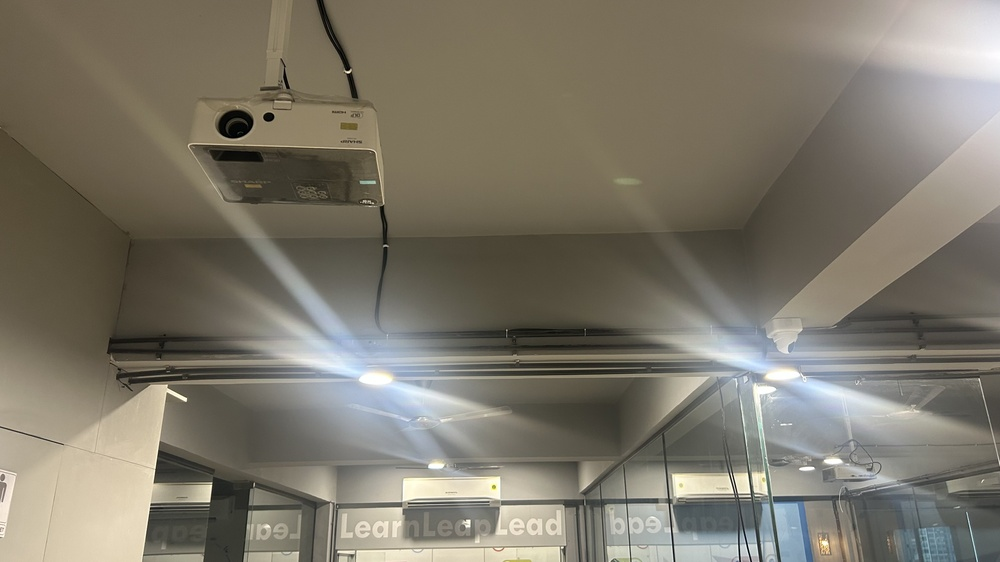
#> input picture img/IMG_8947.jpg, 1000 x 562 px, shrunk from 4032 x 2268 before the run
$ python -i stitcher.py   (imports and definitions only)
#> lines starting #> are read from the running program, lines starting #| are printed output that depends on the picture
import logging

import cv2
import numpy

from .combine import combine_images, compute_matches

DOC = """ImageStitcher class for combining all images together"""


class ImageStitcher:
    DOC = """ImageStitcher class for combining all images together"""

    def __init__(self, min_num: int = 10, lowe: float = 0.7, knn_clusters: int = 2):
        """constructor that initialises the SIFT class and Flann matcher"""
        self.min_num = min_num
        self.lowe = lowe
        self.knn_clusters = knn_clusters

        self.flann = cv2.FlannBasedMatcher({"algorithm": 0, "trees": 5}, {"checks": 50})
        self.sift = cv2.SIFT.create()

        self.result_image = None
        self.result_image_gray = None
        self.result_features = None

    def add_image(self, image: numpy.ndarray):
        """
        this adds a new image to the stitched image by
        running feature extraction and matching them
        """
        assert image.ndim == 3, "must be an image!"
        assert image.shape[-1] == 3, "must be BGR!"
        assert image.dtype == numpy.uint8, "must be a uint8"

        image_gray = cv2.cvtColor(image, cv2.COLOR_RGB2GRAY)

        if self.result_image is None:
            self.result_image = image
            self.result_image_gray = image_gray
            self.result_features = self.sift.detectAndCompute(
                self.result_image_gray, None
            )
            return

        image_features = self.sift.detectAndCompute(image_gray, None)

        matches_src, matches_dst, n_matches = compute_matches(
            self.result_features,
            image_features,
            matcher=self.flann,
            knn=self.knn_clusters,
            lowe=self.lowe,
        )

        if n_matches < self.min_num:
            logging.warning("too few correspondences to add image to stitched image")
            return

        logging.debug("computing homography between accumulated and new images")
        homography, _ = cv2.findHomography(matches_src, matches_dst, cv2.RANSAC, 5.0)

        logging.debug("stitching images together")
        self.result_image = combine_images(image, self.result_image, homography)
        self.result_image_gray = cv2.cvtColor(self.result_image, cv2.COLOR_RGB2GRAY)
        self.result_features = self.sift.detectAndCompute(self.result_image_gray, None)

    def image(self):
        """class for fetching the stitched image"""
        return self.result_image

>>> import cv2
>>> picture = cv2.cvtColor(cv2.imread('../img/IMG_8947.jpg'), cv2.COLOR_BGR2RGB)
>>> result = ImageStitcher().add_image(picture)
#> in add_image, `image_gray = cv2.cvtColor(image, cv2.COLOR_RGB2GRAY)`:
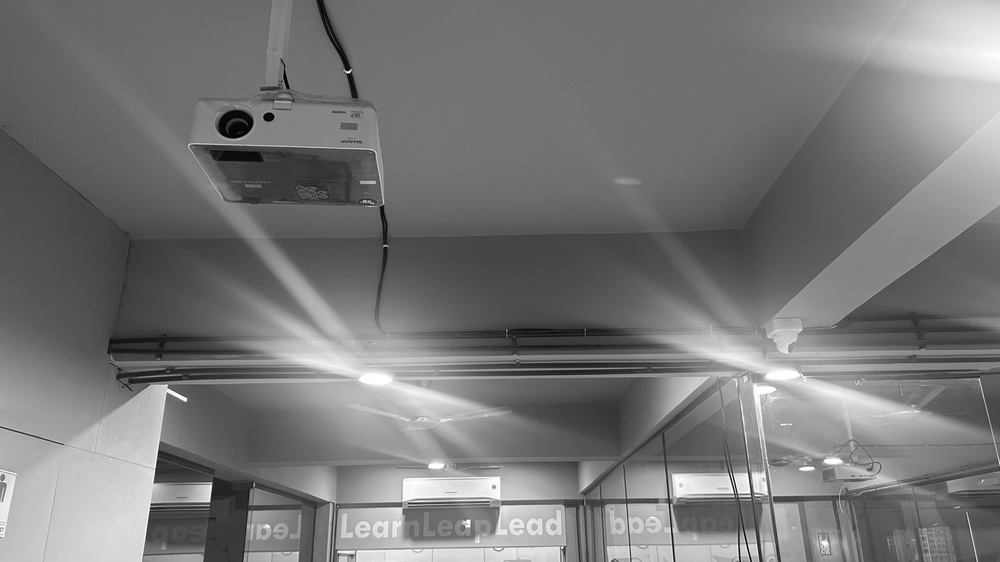
#> image_gray: shape (562, 1000); min 0, max 255, mean 119.3

$ run again, on img/IMG_8948.jpg
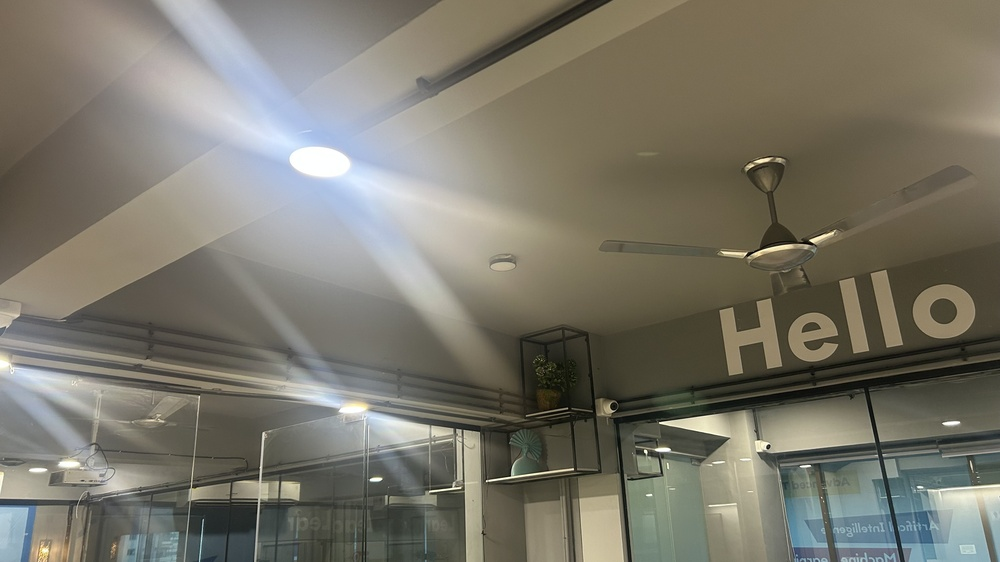
#> input picture img/IMG_8948.jpg, 1000 x 562 px, shrunk from 4032 x 2268 before the run
#> in add_image, `image_gray = cv2.cvtColor(image, cv2.COLOR_RGB2GRAY)`:
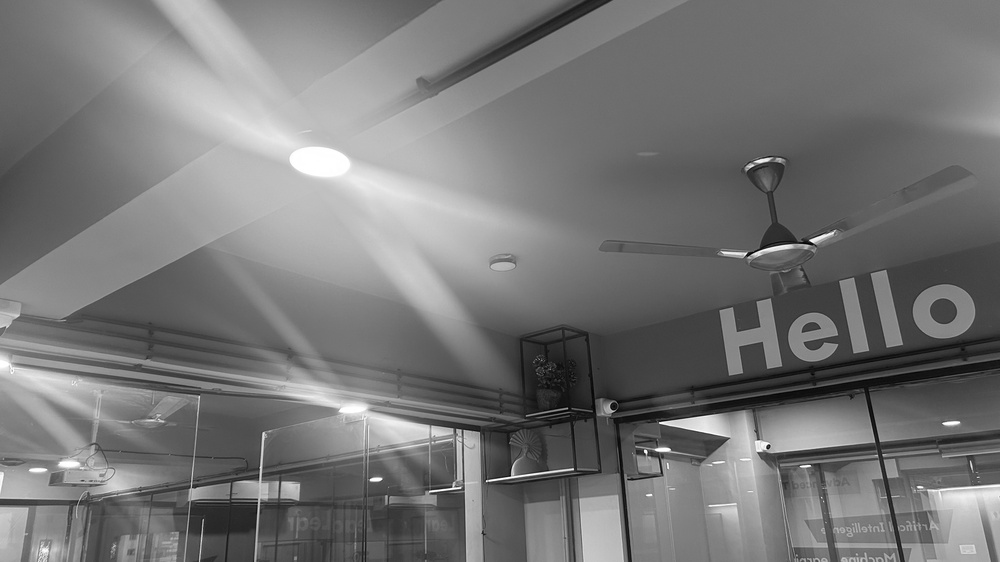
#> image_gray: shape (562, 1000); min 1, max 255, mean 118.2

$ run again, on img/IMG_8949.jpg
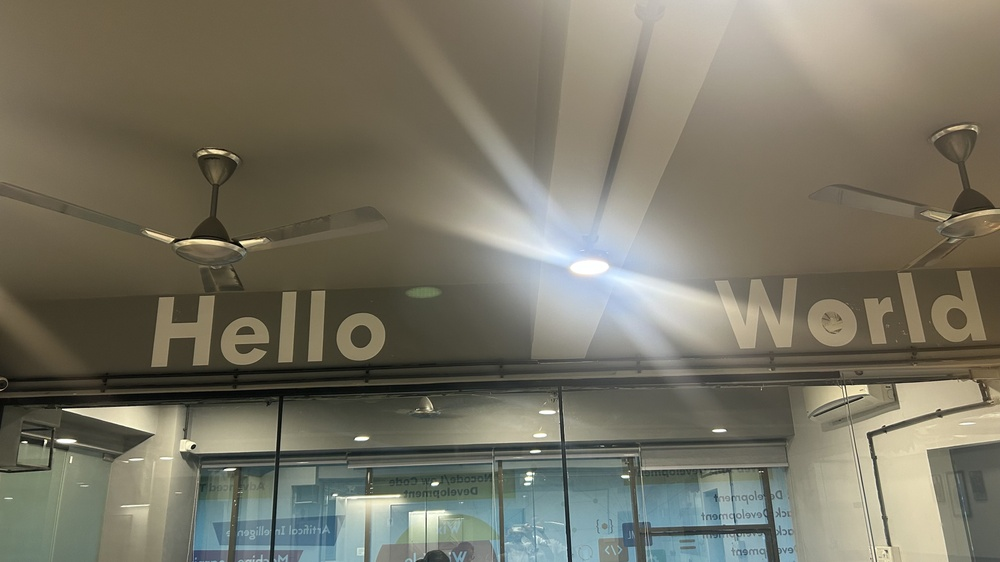
#> input picture img/IMG_8949.jpg, 1000 x 562 px, shrunk from 4032 x 2268 before the run
#> in add_image, `image_gray = cv2.cvtColor(image, cv2.COLOR_RGB2GRAY)`:
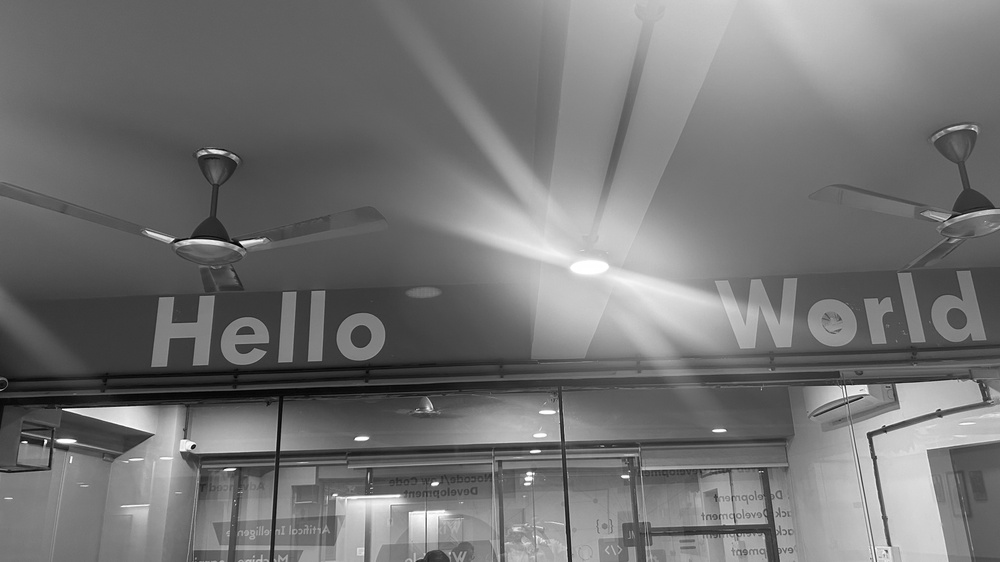
#> image_gray: shape (562, 1000); min 0, max 255, mean 115.5

$ run again, on img/IMG_8950.jpg
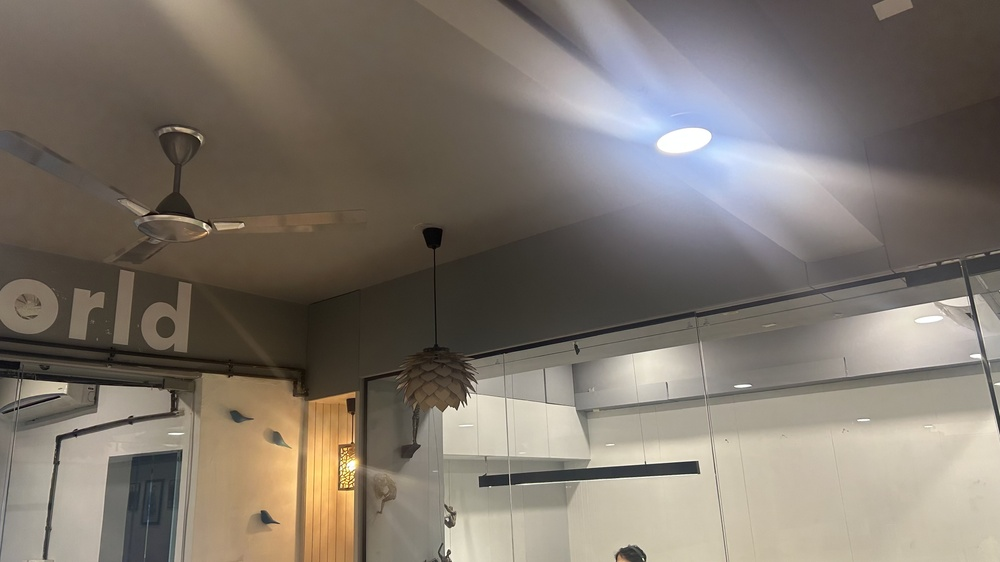
#> input picture img/IMG_8950.jpg, 1000 x 562 px, shrunk from 4032 x 2268 before the run
#> in add_image, `image_gray = cv2.cvtColor(image, cv2.COLOR_RGB2GRAY)`:
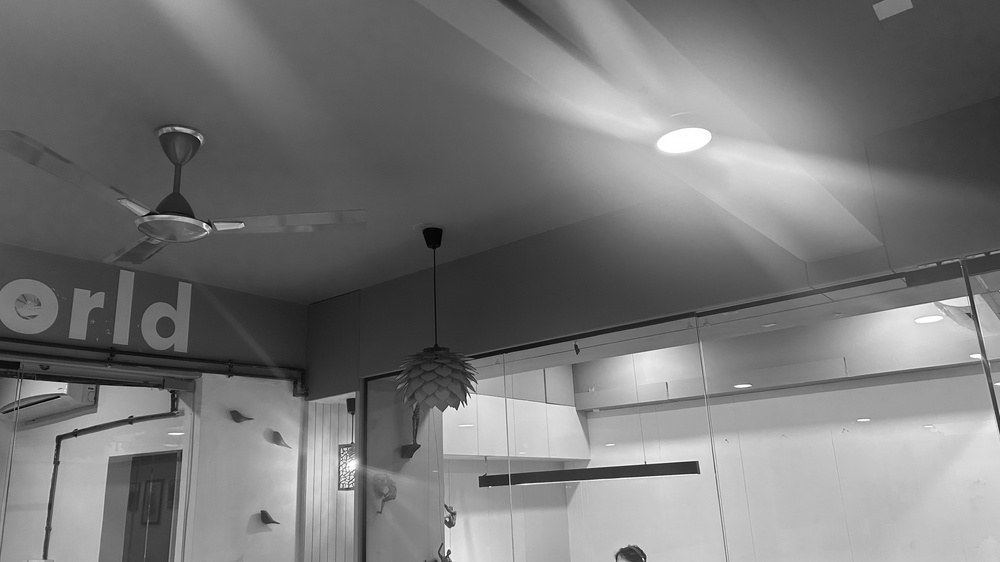
#> image_gray: shape (562, 1000); min 1, max 255, mean 119.6
